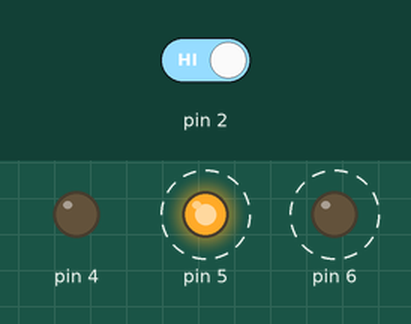
Simulated run of this sketch. Board: Arduino Uno, built with avr-gcc and run on an emulated ATmega328P. Parts: output pins drawn as LEDs (lit = HIGH). Dashed ring = blinking. The test bench sets the inputs (shaded band); at power-on: pin 2 HIGH.

Above: at 1.8 s.
1.9 s: pin 2 driven LOW
At 2.37 s:
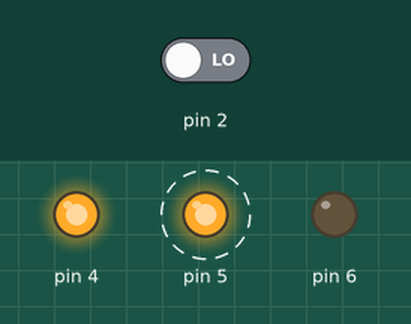
4.9 s: pin 2 driven HIGH
At 5.12 s:
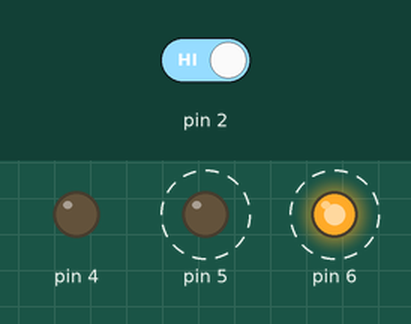
Timing chart, 0 to 13.9 s (numbered marks = the images above; inputs shaded):
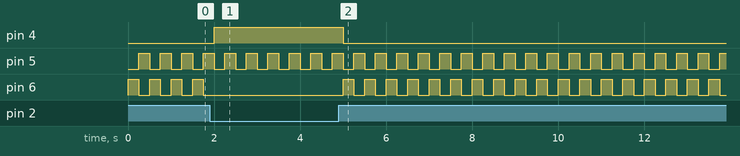

Measured:
- after the input at 1.9 s, pin 4: LOW → HIGH after 0.10 s; pin 6: stops changing and stays LOW
- after the input at 4.9 s, pin 4: HIGH → LOW after 0.10 s; pin 6: alternates HIGH for 0.25 s and LOW for 0.25 s, starting after 0.10 s
- by itself, pin 5, pin 6: alternates HIGH for 0.25 s and LOW for 0.25 s

The sketch:

Spaceship.ino
```cpp
void setup() {
  // put your setup code here, to run once:
  pinMode(4, OUTPUT);
  pinMode(5, OUTPUT);
  pinMode(6, OUTPUT);
  pinMode(2, INPUT);
}

void loop() {
  // put your main code here, to run repeatedly:
  int switchState = 0;
  switchState = digitalRead(2);

  if ( switchState == LOW ) {
    digitalWrite(4, HIGH);
    digitalWrite(5, LOW);
    digitalWrite(6, LOW);
  }
  else {
    digitalWrite(4, LOW);
    digitalWrite(5, LOW);
    digitalWrite(6, HIGH);
  }
  delay(250);
  digitalWrite(5, HIGH);
  digitalWrite(6, LOW);
  delay(250);
}
```
